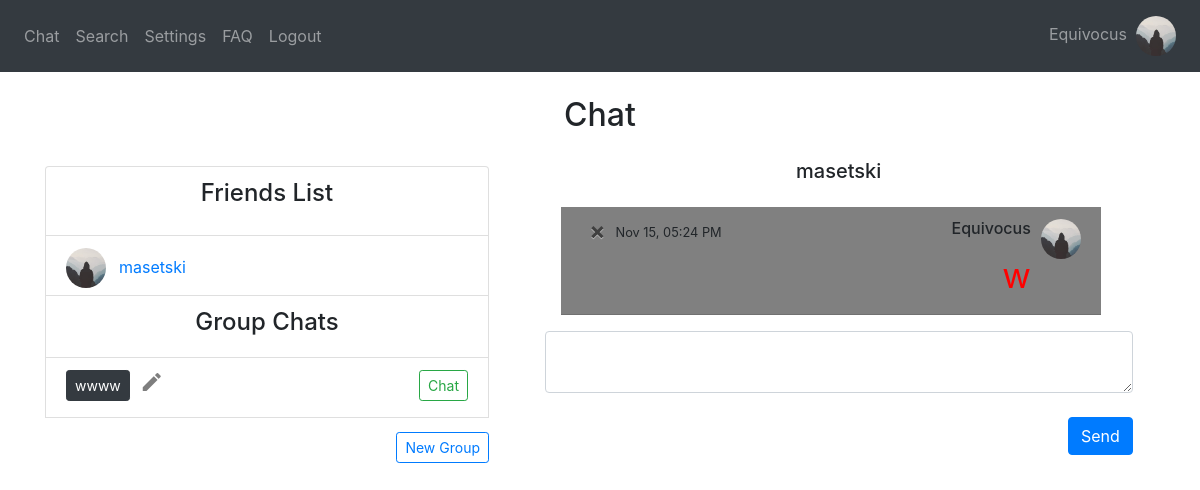
/chat/masetski (signed in), run on an earlier commit of the app's database.
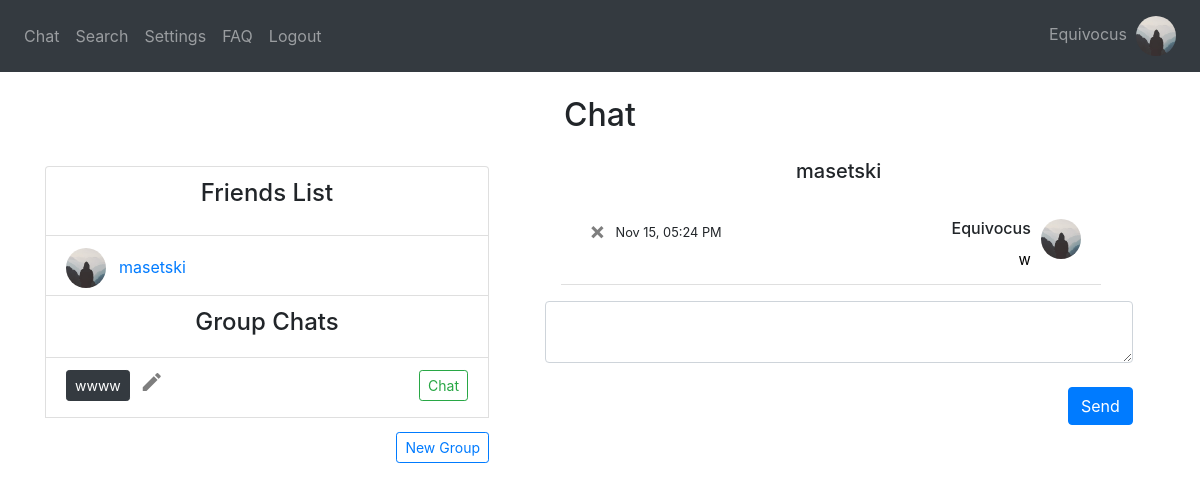
And on a later commit of the database.
### website/models.py (models this page shows)
class User(db.Model, UserMixin):
    username = db.Column(db.String(150), unique=True)
    password = db.Column(db.String(150))
    answer = db.Column(db.String(150)) # security word
    question = db.Column(db.String(150)) # security question
    first_name = db.Column(db.String(150))
    text_color = db.Column(db.String(20)) # message text color
    text_size = db.Column(db.String(20)) # message text size
    background = db.Column(db.String(20)) # background color
    status = db.Column(db.String(150))
    messages = db.relationship('Message')
    friends_list = db.relationship('Friend')
    id = db.Column(db.Integer, primary_key=True)
    name = db.Column(db.String(20))
    groups = db.relationship('Group', secondary=user_groups, backref=db.backref('members', lazy='dynamic'))
    image_file = db.Column(db.String(20), nullable=False, default='default.jpg')

class Message(db.Model):
    id = db.Column(db.Integer, primary_key=True)
    data = db.Column(db.String(10000))
    date = db.Column(db.DateTime(timezone=True), default=func.now(tz=pytz.timezone('US/Eastern')))
    user_id = db.Column(db.Integer, db.ForeignKey('user.id')) #one-to-many relationship
    recipient_id = db.Column(db.Integer)
    group_id = db.Column(db.Integer)

class Friend(db.Model):
    id = db.Column(db.Integer, primary_key=True)
    user_id = db.Column(db.Integer, db.ForeignKey('user.id')) #one-to-many relationship
    friend_id = db.Column(db.Integer)
    friend_name = db.Column(db.String(10000))

class Group(db.Model):
    group_id = db.Column(db.Integer, primary_key=True)
    group_name = db.Column(db.String(20))

### website/views.py (the view, shortened to what this page needs)
@views.route('/chat/<string:recipient>', methods=['GET', 'POST'])
@login_required
def chat_with(recipient):
    recipient = User.query.filter(User.username == recipient).first_or_404()
    user_db = User.query.all()
    return render_template("chat.html", User=User, user=current_user, username=current_user.username, user_db=user_db, Message = Message, recipient=recipient, desc=desc, redirect=redirect, message1=None, datetime=datetime)

### website/__init__.py (called while the page is built)
def create_app():
    app = Flask(__name__)
    app.config['SECRET_KEY'] = 'wadkjwlajda'
    app.config['SQLALCHEMY_DATABASE_URI'] = f'sqlite:///{DB_NAME}'
    db.init_app(app)
    from .views import views
    from .auth import auth
    from .group_views import group_views
    app.register_blueprint(views, url_prefix='/')
    app.register_blueprint(auth, url_prefix='/')
    app.register_blueprint(group_views, url_prefix='/')
    from .models import User, Message
    create_database(app)
    login_manager = LoginManager()
    login_manager.login_view = 'auth.login'
    login_manager.init_app(app)
    @login_manager.user_loader
    def load_user(id):
        return User.query.get(int(id))
    return app

### website/templates/chat.html (shortened to what this page needs)
{% extends "base.html" %} {% block title %}Chat{% endblock %} {% block content
    %}
    <h2 align="center">Chat</h2>
{% if recipient %}
<div style="float: right; width: 55%; padding-right: 2%; padding-top: 1.5%">
    <ul class="list-group list-group-flush" id="messages">
        <h5 align="center">{{recipient.username}}</h5>
            <div class="overflow-auto p-3 mb-3 mb-md-0 mr-md-3 bg-light;" style="max-height: 300px; display: flex; flex-direction: column-reverse;">
            {% for message in Message.query.order_by(desc(Message.id)).all() %}
            {% if message.user_id == user.id and message.recipient_id == recipient.id %}
                <li style="background-color: {{user.background}}" class="list-group-item">
                    <div style="height:30px">
                        <div style="float: right; padding-left: 10px"><img id="cornerpic" style="width:40px" class="rounded-circle account-img" src="{{ url_for('static', filename='profile_pics/' + current_user.image_file) }}"></div>
                        <div style="float: right"><h6>{{username}}</h6></div>
                        <div style="float: left; width: 5%"><a class="close" id="chat" href="/delete-message/{{message.id}}/{{recipient.username}}"><span aria-hidden="true">&times;</span></a></div>
                    {% if (message.date - datetime.datetime.now()).days < 0 %}
                    <div style="float:left; padding-left: 10px"><small>{{(message.date - datetime.timedelta(hours=5)).strftime('%b %d, %I:%M %p')}}</small></div>
                    {% elif (message.date - datetime.datetime.now()).days == -1 %}
                        <div style="float:left; padding-left: 10px"><small>{{(message.date - datetime.timedelta(hours=5)).strftime('Yesterday, %I:%M %p')}}</small></div>
                    {% else %}
                        <div style="float:left; padding-left: 10px"><small>{{(message.date - datetime.timedelta(hours=5)).strftime('%I:%M %p')}}</small></div>
                    {% endif %}
                </div>
                <div style="overflow-wrap: break-word; color: {{user.text_color}}; font-size: {{user.text_size}}" align="right">{{message.data}}</div>
                </li>
            {% endif %}
        {% endfor %}
        </div>
    </ul>
    <form method="POST">
        <textarea name="message" id="message" class="form-control"></textarea>
        <br />
        <div style="float: right">
            <button type="submit" class="btn btn-primary" onclick="document.getElementById('sound_send').play();" >Send</button>
        </div>
    </form>
</div>
{% endif %}
<br />
<div style="float: left; width: 40%; padding-left: 0%">
    <li style="height: 70px" class="list-group-item"><h4 align="center">Friends List</h4></li>
    {% if user.friends_list %}
        {% for friend in user.friends_list %}
            <li style="height: 60px" class="list-group-item">
                <div style="float: left"><a href="/profile/{{User.query.filter(User.id == friend.friend_id).first_or_404().username}}"><img id='cornerpic' style="width:40px" class="rounded-circle account-img" src="{{ url_for('static', filename='profile_pics/' + User.query.filter(User.id == friend.friend_id).first_or_404().image_file) }}"></a></div>
                <div style="float: left"><a class="btn btn-link" id="chat" href="/profile/{{User.query.filter(User.id == friend.friend_id).first_or_404().username}}">{{User.query.filter(User.id == friend.friend_id).first_or_404().username}}</a></div>
            </li>
        {% endfor %}
    {% endif %}
    {% if user.groups %}
    <li class="list-group-item"><h4 align="center">Group Chats</h4></li>
        {% for specific_group in user.groups %}
            <li style="height: 60px" class="list-group-item">
                <div style="float: left; padding-right: 10px"><a class="btn btn-dark btn-sm" id="chat" href="/group-chat/{{specific_group.group_id}}">{{specific_group.group_name}}</a></div>
                <div style="float: left"><a class="close" id="chat" href="/change-group-name/{{specific_group.group_id}}"><span aria-hidden="true"><i class="material-icons">mode_edit</i></span></a></div>
                <div align="right"><a class="btn btn-outline-success btn-sm" id="chat" href="/group-chat/{{specific_group.group_id}}">Chat</a></div>
            </li>
        {% endfor %}
    {% endif %}
    <div style="float: right; padding-top: 3%"><a class="btn btn-outline-primary btn-sm" id="create-group" href="/create-group">New Group</a></div>
</div>
{% endblock %}

### website/templates/base.html (shortened to what this page needs)
<!DOCTYPE html>
<html>
  <head>
    <link
      rel="stylesheet"
      href="https://stackpath.bootstrapcdn.com/bootstrap/4.4.1/css/bootstrap.min.css"
    />
    <link
      rel="stylesheet"
      href="https://stackpath.bootstrapcdn.com/font-awesome/4.7.0/css/font-awesome.min.css"
    />
  </head>
  <body>
    <nav class="navbar navbar-expand-lg navbar-dark bg-dark">
      <div class="collapse navbar-collapse" id="navbar">
        <div class="navbar-nav">
          {% if current_user.is_authenticated %}
            <a class="nav-item nav-link" id="chat" href="/">Chat</a>
            <a class="nav-item nav-link" id="search" href="/search">Search</a>
            <a class="nav-item nav-link" id="settings" href="/settings">Settings</a>
            <a class="nav-item nav-link" id="faq" href="/faq">FAQ</a>
            <a class="nav-item nav-link" id="logout" href="/logout">Logout</a>
          {% else %}
            <a class="nav-item nav-link" id="login" href="/login">Log In</a>
            <a class="nav-item nav-link" id="signUp" href="/sign-up">Sign Up</a>
            <a class="nav-item nav-link" id="faq" href="/faq">FAQ</a>
          {% endif %}
        </div>
      </div>
        <div class="navbar-nav">
          {% if current_user.is_authenticated %}
          <a class="nav-item nav-link" id="chat" href="/profile">{{current_user.username}}&nbsp;&nbsp;<img id="cornerpic" style="width: 40px;" class="rounded-circle account-img" src="{{ url_for('static', filename='profile_pics/' + current_user.image_file) }}"></a>
          {% endif %}
        </div>
    </nav>
    <br />
    <div class="container">{% block content %} {% endblock %}</div>
  </body>
</html>

### website/templates/base.html (style rules this page uses)
#cornerpic { object-fit: cover; width:40px; height:40px; }

What changed in the data, as far as the page shows it:
changed User "Equivocus": background "gray" → "white" (drawn); text_color "red" → "black" (drawn)
